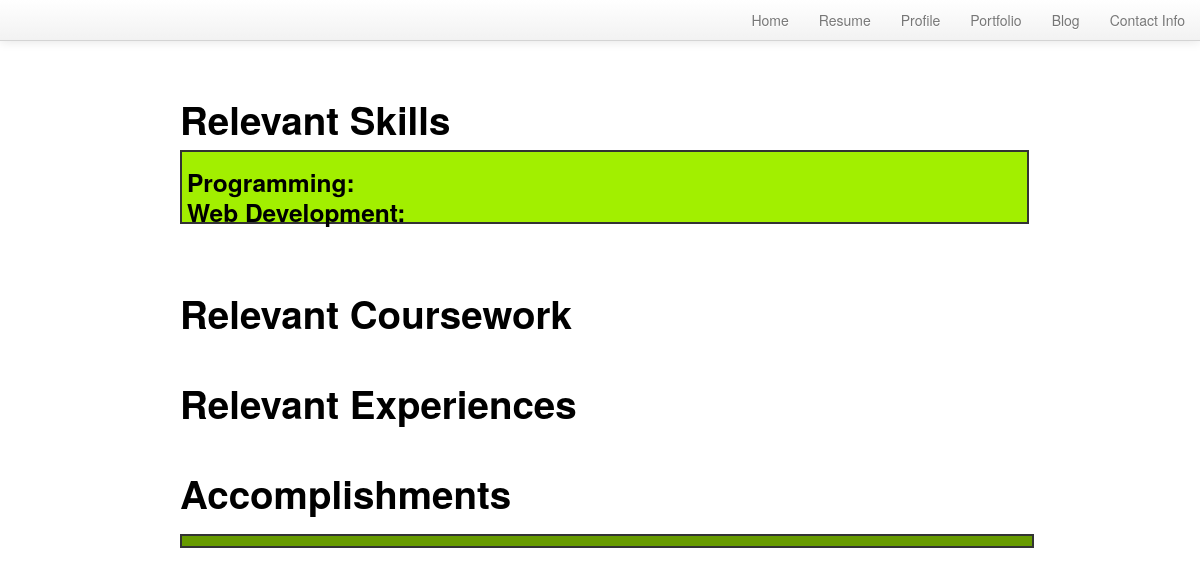
The page /resume/ on the database as committed earlier.
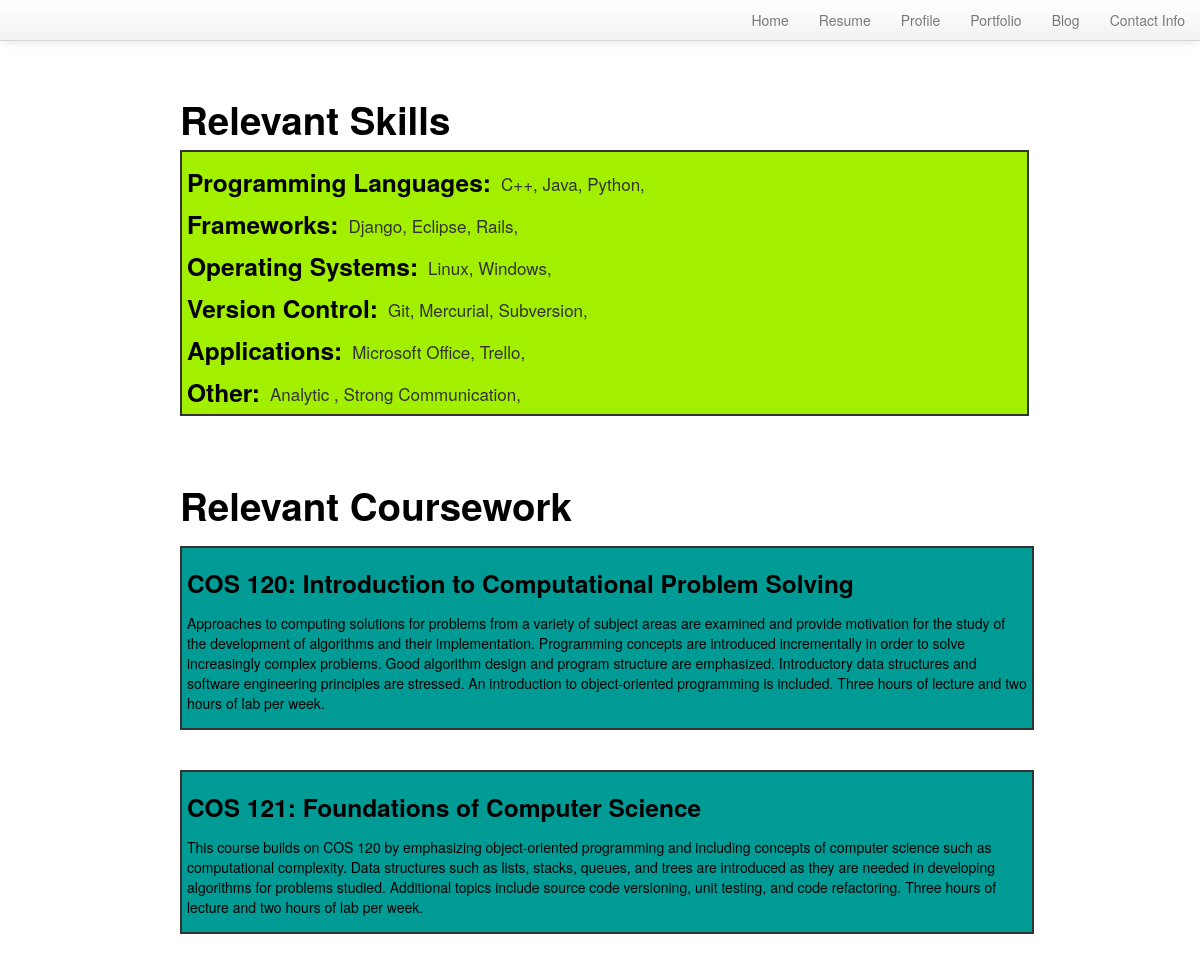
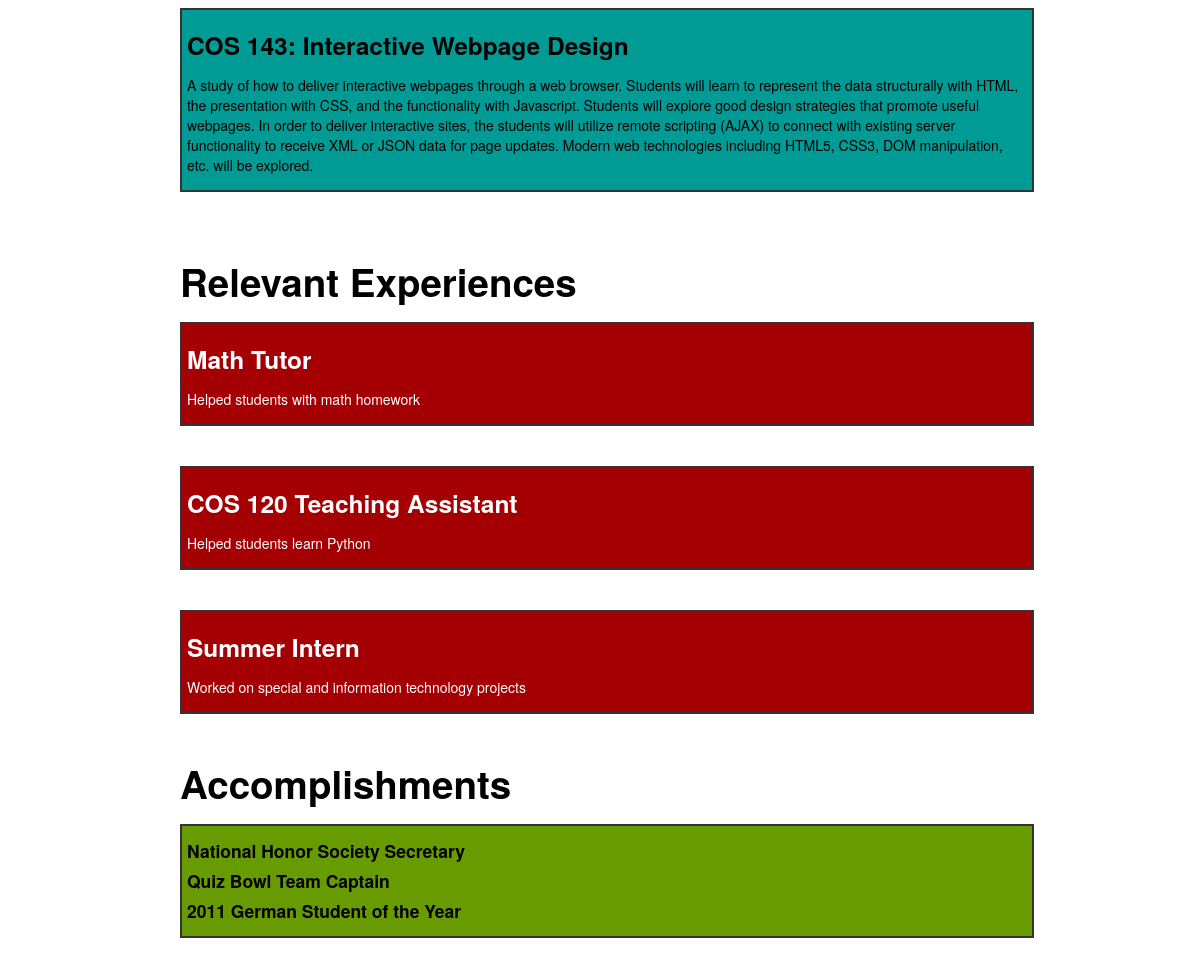
The same page on the database as committed later (2 pictures, top to bottom).
### resume/models.py (models this page shows, shortened)
class SkillCategory(models.Model):
    name = models.CharField(max_length=200)
    position = models.PositiveIntegerField()
    class Meta:
        ordering = ["position"]
    def __unicode__(self):
        return self.name

class Skill(models.Model):
    name = models.CharField(max_length=50)
    category = models.ForeignKey(SkillCategory)
    class Meta:
        ordering = ['name']

class Course(models.Model):
    name = models.CharField(max_length=50,)
    number = models.CharField(max_length=10)
    description = models.TextField()
    start_date = models.DateField(blank=True, null=True)
    end_date = models.DateField(blank=True, null=True)
    class Meta:
    	ordering = ['number']

class Experience(models.Model):
	title = models.CharField(max_length=50)
	primary_location = models.CharField(max_length=50)
	secondary_location = models.CharField(max_length=25)
	description = models.TextField()
	end_date = models.DateField(blank=True, null=True)
	start_date = models.DateField(blank=True, null=True)
	class Meta:
		ordering = ['start_date']

class Accomplishment(models.Model):
    title = models.CharField(max_length=200)

### resume/views.py (the view)
def resume_page(request):
	skills = {}
	skillCategories = list(SkillCategory.objects.all())
	for cat in skillCategories:
		skills[cat] = [];
		temp = list(Skill.objects.filter(category = cat))
		for s in temp:
			skills[cat].append(s)
	classes = list(Course.objects.all())
	experiences = list(Experience.objects.all())
	accomplishments = list(Accomplishment.objects.all())
	context = { 'classes':classes, 'experiences':experiences, 'skills':skills, 'accomplishments':accomplishments}
	return render(request, 'resume_page.html',context)

### resume/templates/resume_page.html (shortened to what this page needs)
{% extends 'base.html' %}
{% block content %}
	{% include 'skills.html' %}
	{% include 'courses.html' %}
	{% include 'experiences.html' %}
	{% include 'accomplishments.html' %}
{% endblock content %}

### Profile/templates/base.html (shortened to what this page needs)
<html>
<head>
<link href="{{ STATIC_URL }}css/bootstrap.css" rel="stylesheet">
</head>
<body>
	{% include "header.html" %}
	{% block content %}{% endblock %}
</body>
</html>

### Profile/templates/header.html
<header class="navbar navbar-fixed-top">
	<div class="navbar-inner">
	  <ul class="nav pull-right">
	    <li><a href="/">Home</a></li>
	    <li><a href="/resume/">Resume</a></li>
	    <li><a href="/profile/">Profile</a></li>
	    <li><a href="/portfolio/">Portfolio</a></li>
	    <li><a href="/blog/">Blog</a></li>
	    <li><a href="/contact/">Contact Info</a></li>
	  </ul>
	</div>
 </header>

### resume/templates/skills.html (shortened to what this page needs)
<h1 style="position:relative;width:70%;margin-left:15%;margin-right:15%;margin-top:60px;margin-bottom:-10px;color:black;">Relevant Skills</h1>
	<div style="position:relative;float:left;padding-left:5px;padding-bottom:10px; width:70%;margin-left:15%;margin-right:15%;margin-top:20px;margin-bottom:10px;background-color:#a2ef00;border:2px solid;">
		{%for cat,sklls in skills.items %}
				<h3 style="color:black;float:left;margin-bottom:-20px;">{{ cat }}: </h3>
				<div style="float:left;padding-top:22px;padding-left:10px;font-size:17px;">
				{% for skill in sklls %}
					{{ skill.name }},
				{% endfor %}
				</div>
		{% endfor %}
	</div>

### resume/templates/courses.html (shortened to what this page needs)
<div id="divide" style="width:100%;float:left;"/>
<h1 style="width:70%;margin-left:15%;margin-right:15%;margin-top:60px;margin-bottom:-10px;color:black;">Relevant Coursework</h1>
	{% for course in classes %}
		<div style="float:left;padding:5px; width:70%;margin-left:15%;margin-right:15%;margin-top:30px;margin-bottom:10px;background-color:#009b95;border:2px solid;">
			<h3 style="color:black;"> {{ course.number }}: {{course.name}} </h3>
			<p style="color:black;"> {{course.description }} </p>
		</div>
		<br>
	{% endfor %}

### resume/templates/experiences.html (shortened to what this page needs)
<div id="divide" style="width:100%;margin-bottom:40px;float:left;" />
<h1 style="width:70%;margin-left:15%;margin-right:15%;margin-top:60px;margin-bottom:-10px;color:black;">Relevant Experiences</h1>
	{%for experience in experiences %}
		<div style="float:left;padding:5px; width:70%;margin-left:15%;margin-right:15%;margin-top:30px;margin-bottom:10px;background-color:#a40004;border:2px solid;">
			<h3 style="color:white;">{{ experience.title }}</h3>
			<p style="color:white;"> {{ experience.description }} </p>
		</div>
	{% endfor %}

### resume/templates/accomplishments.html (shortened to what this page needs)
<h1 style="width:70%;margin-left:15%;margin-right:15%;margin-top:60px;margin-bottom:-10px;color:black;">Accomplishments</h1>
<div style="float:left;padding:5px; width:70%;margin-left:15%;margin-right:15%;margin-top:30px;margin-bottom:10px;background-color:#679b00;border:2px solid;">
	{% for accomplishment in accomplishments %}
			<h4 style="color:black;"> {{ accomplishment.title }} </h4>
	{% endfor %}
</div>
<br>

Rows that differ between the two databases and show on the page:
changed SkillCategory: gains Skill (name "C++"); gains Skill (name "Java"); gains Skill (name "Python"); name "Programming" → "Programming Languages"
changed SkillCategory: name "Web Development" → "Frameworks"
added Skill: name "Django", shown under SkillCategory "Frameworks"
added Skill: name "Eclipse", shown under SkillCategory "Frameworks"
added Skill: name "Rails", shown under SkillCategory "Frameworks"
added SkillCategory: name "Operating Systems"
added Skill: name "Linux", shown under "Operating Systems"
added Skill: name "Windows", shown under "Operating Systems"
added SkillCategory: name "Version Control"
added Skill: name "Git", shown under "Version Control"
added Skill: name "Mercurial", shown under "Version Control"
added Skill: name "Subversion", shown under "Version Control"
added SkillCategory: name "Applications"
added Skill: name "Microsoft Office", shown under "Applications"
added Skill: name "Trello", shown under "Applications"
added SkillCategory: name "Other"
added Skill: name "Analytic", shown under "Other"
added Skill: name "Strong Communication", shown under "Other"
added Course: number "COS 120", name "Introduction to Computational Problem Solving", description "Approaches to computing solutions for problems from a variety of subject areas are examined and provide motivation for the study of the development of algorithms and their implementation. Programming concepts are introduced incrementally in order to solve increasingly complex problems. Good algorithm design and program structure are emphasized. Introductory data structures and software engineering principles are stressed. An introduction to object-oriented programming is included. Three hours of lecture and two hours of lab per week."
added Course: number "COS 121", name "Foundations of Computer Science", description "This course builds on COS 120 by emphasizing object-oriented programming and including concepts of computer science such as computational complexity. Data structures such as lists, stacks, queues, and trees are introduced as they are needed in developing algorithms for problems studied. Additional topics include source code versioning, unit testing, and code refactoring. Three hours of lecture and two hours of lab per week."
added Course: number "COS 143", name "Interactive Webpage Design", description "A study of how to deliver interactive webpages through a web browser. Students will learn to represent the data structurally with HTML, the presentation with CSS, and the functionality with Javascript. Students will explore good design strategies that promote useful webpages. In order to deliver interactive sites, the students will utilize remote scripting (AJAX) to connect with existing server functionality to receive XML or JSON data for page updates. Modern web technologies including HTML5, CSS3, DOM manipulation, etc. will be explored."
added Experience: title "Math Tutor", description "Helped students with math homework"
added Experience: title "COS 120 Teaching Assistant", description "Helped students learn Python"
added Experience: title "Summer Intern", description "Worked on special and information technology projects"
added Accomplishment: title "National Honor Society Secretary"
added Accomplishment: title "Quiz Bowl Team Captain"
added Accomplishment: title "2011 German Student of the Year"
